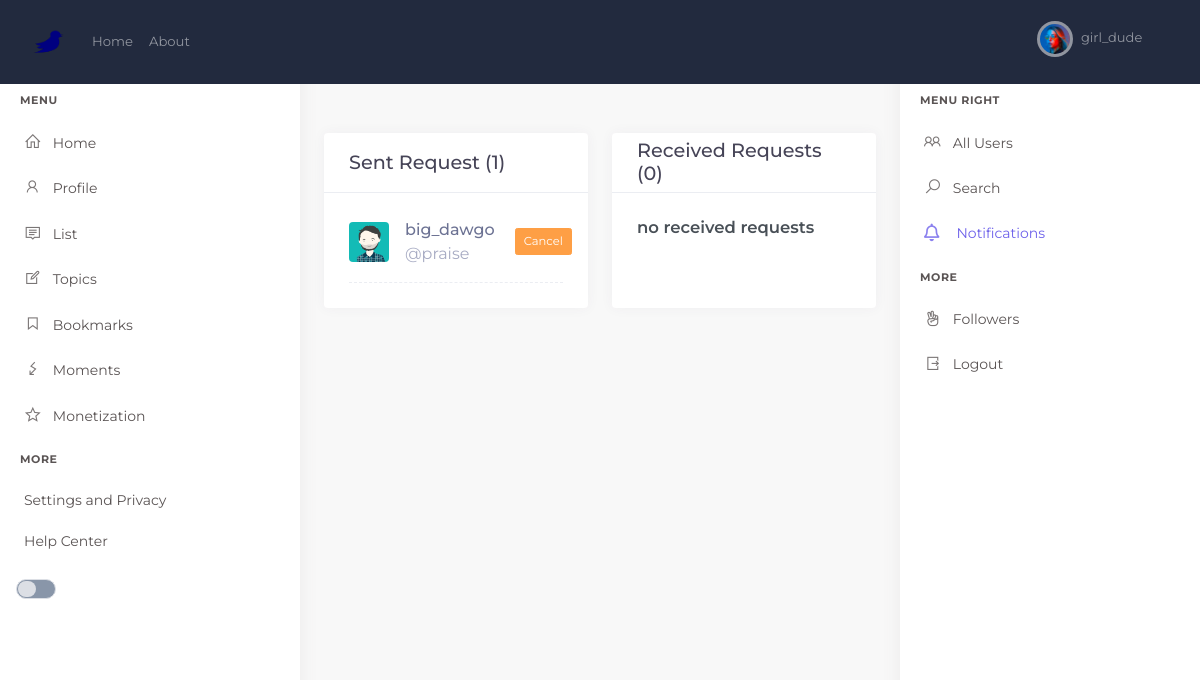
/notification/ (signed in), run on the app's committed database.
### users/models.py (models this page shows, shortened)
class Profile(models.Model):
    user = models.OneToOneField(User, on_delete=models.CASCADE)
    displayname = models.CharField('Name', default='', max_length=25, blank=True, null=True)
    slug = AutoSlugField(populate_from='user', null=True)
    bio = models.TextField(default='', blank=True, null=True)
    birthday = models.DateField('Birthday', blank=True, null=True)
    image = models.ImageField(default='default.png', upload_to='profile_pics', blank=True, null=True)
    coverimage = models.ImageField(default='default_cover.jpg', upload_to='cover_pics', blank=True, null=True)
    followers = models.ManyToManyField("Profile", blank=True)
    def get_absolute_url(self):
        return "/users/profile/{}".format(self.slug)

class FollowRequest(models.Model):
    to_user = models.ForeignKey(settings.AUTH_USER_MODEL, related_name='to_user', on_delete=models.CASCADE)
    from_user = models.ForeignKey(settings.AUTH_USER_MODEL, related_name='from_user', on_delete=models.CASCADE)
    timestamp = models.DateTimeField(auto_now_add=True)

### users/views.py (the view)
# urls.py: path('notification/', user_views.notification, name='notification'),
@login_required
def notification(request):
    p = request.user.profile
    user = p.user
    sent_follow_requests = FollowRequest.objects.filter(from_user=p.user)
    rec_follow_requests = FollowRequest.objects.filter(to_user=p.user)
    followers = p.followers.all()
    user_posts = Post.objects.filter(author=user).order_by('-date_posted')
    user_comments = Comment.objects.filter(author=user)
    post_count = Post.objects.filter(author=user).order_by('-date_posted').count()
    print(rec_follow_requests, "rec_follow_requests")
    posts=Post.objects.all()
    ctx={
        "posts":posts,
        'user_posts': user_posts,
        'user_comments': user_comments,
        'followers_list': followers,
        'sent_follow_requests': sent_follow_requests,
        'rec_follow_requests': rec_follow_requests,
        'post_count': post_count
        }
    return render(request, 'users/notification.html', ctx)

### users/templates/users/notification.html (shortened to what this page needs)
{% extends "blog/base.html" %}
{% load crispy_forms_tags %}
    {% block content %}
    <div class="main-content">
        <div class="page-content">
            <div class="container-fluid">
                        {% if user == user %}
                            <div class="row mb-4">
                                <div class="col-md-6">
                                    <div class="notify-widget kt-portlet kt-portlet--height-fluid">
										<div class="kt-portlet__head">
											<div class="kt-portlet__head-label">
												<h3 class="kt-portlet__head-title">
													Sent Request{{ sent_follow_requests.count|pluralize }} ({{ sent_follow_requests.count }})
												</h3>
											</div>
											<div class="kt-portlet__head-toolbar">
												<a href="#" class="dropdown-toggle h4 text-muted" data-toggle="dropdown" aria-expanded="false">
                                                    <i class="fas fa-ellipsis-h"></i>
                                                </a>
											</div>
										</div>
										<div class="kt-portlet__body">
											<div class="kt-widget4">
                                                    {% if not sent_follow_requests %}
                                                        <h5>no sent requests</h5>
                                                    {% else %}
                                                    {% for s_request in sent_follow_requests %}
                                                        <div class="kt-widget4__item">
                                                            <div class="kt-widget4__pic kt-widget4__pic--pic">
                                                                <a href="{{ s_request.to_user.profile.get_absolute_url }}">
                                                                    <img src="{{ s_request.to_user.profile.image.url }}" alt="{{ s_request.to_user.username }}">
                                                                </a>
                                                            </div>
                                                            <div class="kt-widget4__info">
                                                                <span href="#" class="kt-widget4__displayname">
                                                                    {{ s_request.to_user.profile.displayname }}
                                                                </span>
                                                                <a href="{{ s_request.to_user.profile.get_absolute_url }}">
                                                                    <p class="kt-widget4__text">
                                                                        <span>@</span>{{ s_request.to_user.username }}
                                                                    </p>
                                                                </a>
                                                            </div>
                                                            <a class="btn btn-warning mr-2 btn-sm btn-label-brand btn-bold" href="{% url 'cancel_follower_request' s_request.to_user.id %}">Cancel</a>
                                                        </div>
                                                        {% endfor %}
                                                    {% endif %}
                                            </div>
										</div>
									</div>
                                </div>
                                <div class="col-md-6">
                                        <div class="notify-widget kt-portlet kt-portlet--height-fluid">
                                            <div class="kt-portlet__head">
                                                <div class="kt-portlet__head-label">
                                                    <h3 class="kt-portlet__head-title">
                                                        Received Request{{ rec_follow_requests.count|pluralize }} ({{ rec_follow_requests.count}})
                                                    </h3>
                                                </div>
                                                <div class="kt-portlet__head-toolbar">
                                                    <a href="#" class="dropdown-toggle h4 text-muted" data-toggle="dropdown" aria-expanded="false">
                                                        <i class="fas fa-ellipsis-h"></i>
                                                    </a>
                                                </div>
                                            </div>
                                            <div class="kt-portlet__body">
                                                <div class="kt-widget4">
                                                        {% if not rec_follow_requests %}
                                                            <h5>no received requests</h5>
                                                        {% endif %}
                                                </div>
                                            </div>
                                    </div>
                                </div>
                            </div>
                        {% endif %}
            </div>
        </div>
    </div>
   {% endblock content %}

### blog/templates/blog/base.html (shortened to what this page needs)
{% load static %}
<!doctype html>
<html>
    <head>
        <link rel="stylesheet" href="" type="text/css">
        <link rel="stylesheet" href="{% static 'blog/plugins/dropify/dropify.min.css' %}" type="text/css">
            <link rel="stylesheet" type="text/css" href="{% static 'blog/main.css' %}">
            <link rel="stylesheet" type="text/css" href="{% static 'blog/fontawesome5/css/all.css' %}">
            <link rel="stylesheet" type="text/css" href="{% static 'blog/line-awesome/css/line-awesome.css' %}">
        <link rel="stylesheet" href="{% static 'blog/plugins/select2/select2.min.css' %}" type="text/css">
        <link rel="stylesheet" href="{% static 'blog/plugins/bootstrap-datepicker/bootstrap-datepicker.min.css' %}" type="text/css">
        <link rel="stylesheet" href="{% static 'blog/plugins/icons.min.css' %}" type="text/css">
        <link rel="stylesheet" href="{% static 'blog/plugins/bootstrap.min.css' %}" type="text/css">
        <link rel="stylesheet" href="{% static 'blog/plugins/theme.min.css' %}" type="text/css">
    </head>
    <body>
        <nav class="navbar navbar-expand-lg navbar-dark bg-dark sticky-top">
            <div class="container-fluid">
              <a class="navbar-brand" href="/">
                  <img src="{% static 'blog/twitter-bird.png' %}" width="40px"/>
              </a>
              <div class="collapse navbar-collapse" id="navbarSupportedContent">
                <ul class="navbar-nav mr-auto">
                  <li class="nav-item">
                    <a class="nav-link" href="{% url 'blog-home' %}">Home <span class="sr-only">(current)</span></a>
                  </li>
                  <li class="nav-item">
                    <a class="nav-link" href="{% url 'blog-about' %}">About</a>
                  </li>
                </ul>
                <ul class="navbar-nav">
                    {% if user.is_authenticated %}
                          <li class="nav-item dropdown">
                            <a class="nav-link navbar-link waves-effect" href="javascript:void(0)" id="page-header-user-dropdown" data-toggle="dropdown" aria-haspopup="true" aria-expanded="false">
                                <img width="30px" class="rounded-circle header-profile-user" src="{{ user.profile.image.url }}"  />
                                <span class="d-none d-sm-inline-block ml-1 font-size-13">{{user.username}}</span>
                                <span class="icon icon-small mx-1"><span class="fas fa-chevron-down"></span></span>
                            </a>
                        </li>
                    {% else %}
                      <li class="nav-item"><a class="nav-link" href="{% url 'login' %}">Login</a></li>
                      <li class="nav-item"><a class="nav-link" href="{% url 'register' %}">Register</a></li>
                    {% endif %}
                </ul>
              </div>
            </div>
        </nav>
        <div id="layout-wrapper">
<div class="">
                <div class="vertical-menu left-menu" id="">
                    <div data-simplebar class="h-100">
                        <div class="navbar-brand-box">
                            <a href="index.html" class="logo">
                            </a>
                        </div>
                        <div id="sidebar-menu">
                            <ul class="metismenu list-unstyled" id="side-menu">
                                <li class="menu-title">Menu</li>
                                <li><a href="{% url 'blog-home' %}" class="waves-effect d-flex align-items-center"><i class="la la-home"></i><span>Home</span></a></li>
                                <li>
                                    <a href="{% url 'profile' %}"  class="waves-effect d-flex align-items-center"><i class="la la-user"></i><span>Profile</span></a>
                                </li>
                                <li><a href="#" class="waves-effect d-flex align-items-center"><i class="la la-comment"></i><span>List</span></a></li>
                                <li><a href="#" class="waves-effect d-flex align-items-center"><i class="la la-pencil-square"></i><span>Topics</span></a></li>
                                <li><a href="#" class="waves-effect d-flex align-items-center"><i class="la la-bookmark"></i><span>Bookmarks</span></a></li>
                                <li><a href="#" class="waves-effect d-flex align-items-center"><i class="la la-flash"></i><span>Moments</span></a></li>
                                <li><a href="#" class="waves-effect d-flex align-items-center"><i class="la la-star-o"></i><span>Monetization</span></a></li>
                                <li class="menu-title">More</li>
                                <li><a href="#" class=" waves-effect"><span>Settings and Privacy</span></a></li>
                                <li>
                                    <a href="#" class="waves-effect"><span>Help Center</span></a>
                                </li>
                                {% if user.is_authenticated %}
                                    <li>
                                        <div class="theme-switch">
                                            <label class="theme-switch_label" for="themeSwitchToggle"></label>
                                        </div>
                                    </li>
                                {% endif %}
                            </ul>
                        </div>
                    </div>
                </div>
                        {% block content %}
                        {% endblock %}
                        <div class="vertical-menu right-menu" id="vertical-menu-right">
                            <div data-simplebar class="h-100">
                                <div class="navbar-brand-box">
                                    <a href="index.html" class="logo">
                                    </a>
                                </div>
                                <div id="sidebar-menu">
                                    <ul class="metismenu list-unstyled" id="side-menu">
                                        <li class="menu-title">Menu Right</li>
                                        <li><a href="{% url 'users_list' %}" class="waves-effect d-flex align-items-center"><i class="la la-users"></i><span>All Users</span></a></li>
                                        <li><a href="{% url 'search_users' %}" class="waves-effect d-flex align-items-center"><i class="la la-search"></i><span>Search</span></a></li>
                                        <li>
                                            <a href="{% url 'notification' %}" class="waves-effect"><i class="far fa-bell"></i>
                                            <span>Notifications</span>
                                            </a>
                                        </li>
                                        {% if request.user.is_authenticated %}
                                            <li class="menu-title">More</li>
                                            <li><a href="{% url 'follower_list' %}" class=" waves-effect"><i class="la la-hand-peace-o"></i><span>Followers</span></a></li>
                                            <li>
                                                <a href="{% url 'logout' %}" class="waves-effect"><i class="la la-sign-out"></i><span>Logout</span></a>
                                            </li>
                                        {% endif %}
                                    </ul>
                                </div>
                            </div>
                        </div>
    </div>
    </div>
    </body>
</html>

### blog/static/blog/main.css (style rules this page uses)
body { background: #fafafa; color: #333333; margin-top: 5rem; }
h1, h2, h3, h4, h5, h6 { color: #444444; }
ul { margin: 0; }

### data on the page
FollowRequest: to_user.profile.image (picture), to_user.profile.displayname "big_dawgo", to_user.username "praise"

### other printed values
{{ user.username }} "girl_dude"
{{ sent_follow_requests.count }} "1"
{{ rec_follow_requests.count }} "0"
